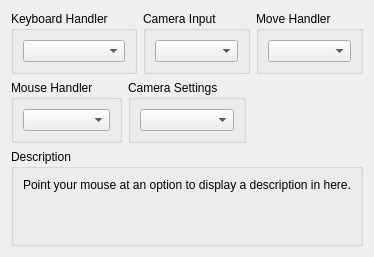
     <widget class="QWidget" name="inputTab">
      <attribute name="title">
       <string>I/O</string>
      </attribute>
      <layout class="QVBoxLayout" name="inputTab_layout">
       <item>
        <layout class="QHBoxLayout" name="inputTabLayoutTop" stretch="1,1,1">
         <item>
          <widget class="QGroupBox" name="gb_keyboard_handler">
           <property name="title">
            <string>Keyboard Handler</string>
           </property>
           <layout class="QVBoxLayout" name="gb_keyboard_handler_layout">
            <item>
             <widget class="QComboBox" name="keyboardHandlerBox"/>
            </item>
           </layout>
          </widget>
         </item>
         <item>
          <widget class="QGroupBox" name="gb_camera_type">
           <property name="title">
            <string>Camera Input</string>
           </property>
           <layout class="QVBoxLayout" name="gb_camera_type_layout">
            <item>
             <widget class="QComboBox" name="cameraTypeBox"/>
            </item>
           </layout>
          </widget>
         </item>
         <item>
          <widget class="QGroupBox" name="gb_move_handler">
           <property name="title">
            <string>Move Handler</string>
           </property>
           <layout class="QVBoxLayout" name="gb_move_handler_layout">
            <item>
             <widget class="QComboBox" name="moveBox"/>
            </item>
           </layout>
          </widget>
         </item>
        </layout>
       </item>
       <item>
        <layout class="QHBoxLayout" name="inputTabLayoutBottom" stretch="1,1,1">
         <item>
          <widget class="QGroupBox" name="gb_mouse_handler">
           <property name="title">
            <string>Mouse Handler</string>
           </property>
           <layout class="QVBoxLayout" name="gb_mouse_handler_layout">
            <item>
             <widget class="QComboBox" name="mouseHandlerBox"/>
            </item>
           </layout>
          </widget>
         </item>
         <item>
          <widget class="QGroupBox" name="gb_camera_setting">
           <property name="title">
            <string>Camera Settings</string>
           </property>
           <layout class="QVBoxLayout" name="gb_camera_setting_layout">
            <item>
             <widget class="QComboBox" name="cameraBox"/>
            </item>
           </layout>
          </widget>
         </item>
         <item>
          <widget class="QWidget" name="inputTabSpacerWidget" native="true"/>
         </item>
        </layout>
       </item>
       <item>
        <spacer name="inputTabSpacer">
         <property name="orientation">
          <enum>Qt::Vertical</enum>
         </property>
         <property name="sizeType">
          <enum>QSizePolicy::MinimumExpanding</enum>
         </property>
         <property name="sizeHint" stdset="0">
          <size>
           <width>0</width>
           <height>0</height>
          </size>
         </property>
        </spacer>
       </item>
       <item>
        <widget class="QGroupBox" name="gb_description_io">
         <property name="title">
          <string>Description</string>
         </property>
         <layout class="QVBoxLayout" name="gb_description_io_layout">
          <item>
           <widget class="QLabel" name="description_io">
            <property name="text">
             <string>Point your mouse at an option to display a description in here.


</string>
            </property>
            <property name="textFormat">
             <enum>Qt::PlainText</enum>
            </property>
            <property name="alignment">
             <set>Qt::AlignLeading|Qt::AlignLeft|Qt::AlignTop</set>
            </property>
            <property name="wordWrap">
             <bool>true</bool>
            </property>
           </widget>
          </item>
         </layout>
        </widget>
       </item>
      </layout>
     </widget>
